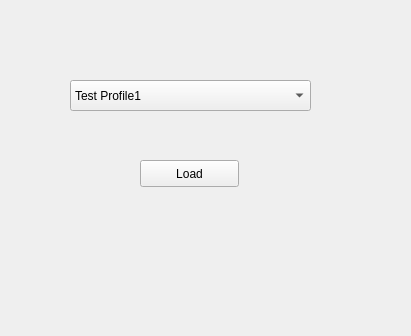
<?xml version="1.0" encoding="UTF-8"?>
<ui version="4.0">
 <class>LoadGame</class>
 <widget class="QWidget" name="LoadGame">
  <property name="geometry">
   <rect>
    <x>0</x>
    <y>0</y>
    <width>411</width>
    <height>336</height>
   </rect>
  </property>
  <property name="windowTitle">
   <string>Form</string>
  </property>
  <widget class="QPushButton" name="pushButton">
   <property name="geometry">
    <rect>
     <x>140</x>
     <y>160</y>
     <width>99</width>
     <height>27</height>
    </rect>
   </property>
   <property name="text">
    <string>Load</string>
   </property>
  </widget>
  <widget class="QComboBox" name="comboBox">
   <property name="geometry">
    <rect>
     <x>70</x>
     <y>80</y>
     <width>241</width>
     <height>31</height>
    </rect>
   </property>
   <property name="editable">
    <bool>false</bool>
   </property>
   <property name="frame">
    <bool>true</bool>
   </property>
   <item>
    <property name="text">
     <string>Test Profile1</string>
    </property>
   </item>
   <item>
    <property name="text">
     <string>Test Profile2</string>
    </property>
   </item>
  </widget>
 </widget>
 <resources/>
 <connections/>
</ui>
